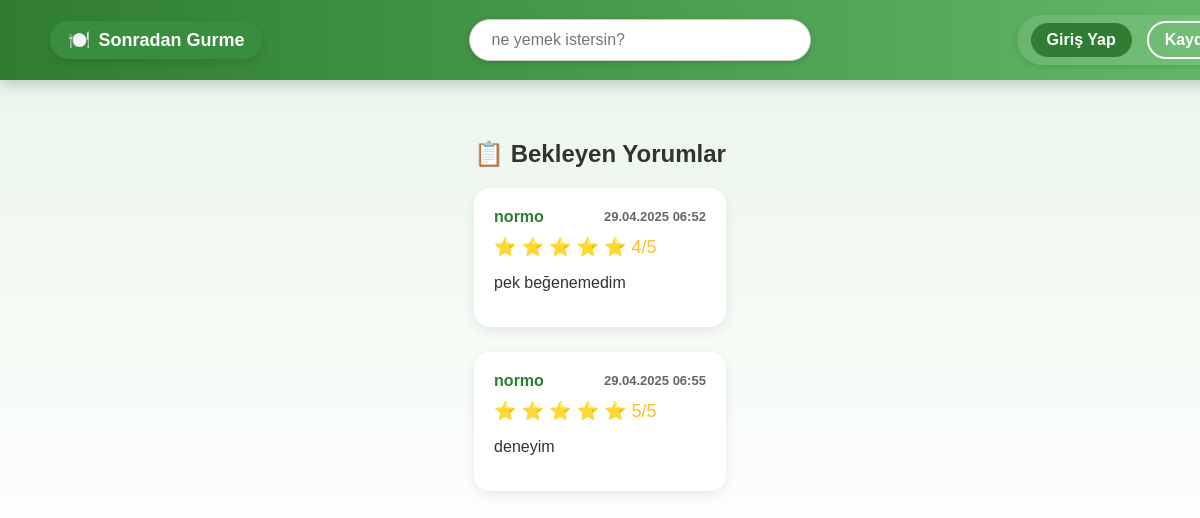
The page /sgapp/yorum-inceleme/ on the database its author committed.
### sgapp/models.py (models this page shows, shortened)
class Review(models.Model):
    RATING_CHOICES = [(i, str(i)) for i in range(1, 6)]
    user = models.ForeignKey(User, on_delete=models.CASCADE)
    restaurant_name = models.CharField(max_length=255)
    comment = models.TextField()
    rating = models.IntegerField(choices=RATING_CHOICES)
    created_at = models.DateTimeField(auto_now_add=True)
    status = models.CharField(max_length=20, choices=[
        ('pending', 'Bekliyor'),
        ('approved', 'Onaylandı'),
        ('rejected', 'Reddedildi')
    ], default='pending')

class User(AbstractUser):
    ROLE_CHOICES = (
        ('normal', 'Normal Kullanıcı'),
        ('gurme', 'Gurme'),
        ('moderator', 'Moderatör'),
    )
    role = models.CharField(max_length=10, choices=ROLE_CHOICES, default='normal')
    bio = models.TextField(blank=True)
    profile_picture = models.ImageField(upload_to='profiles/', null=True, blank=True)
    favorite_dish = models.CharField(max_length=100, blank=True, null=True)

### sgapp/views.py (the view)
# urls.py: path('yorum-inceleme/', views.yorum_inceleme_view, name='yorum_inceleme'),
def yorum_inceleme_view(request):
    yorumlar = Review.objects.filter(status='pending')
    return render(request, 'yorum_inceleme.html', {'yorumlar': yorumlar})

### templates/yorum_inceleme.html
{% extends "base.html" %}
{% block content %}
<div class="yorum-inceleme-container">
    <h2>📋 Bekleyen Yorumlar</h2>
    {% if yorumlar %}
        {% for yorum in yorumlar %}
            <div class="yorum-karti">
                <div class="yorum-header">
                    <strong>{{ yorum.user.username }}</strong>
                    <span class="yorum-tarih">{{ yorum.created_at|date:"d.m.Y H:i" }}</span>
                </div>
                <div class="yorum-puan">
                    {% for i in "12345"|slice:":yorum.rating"|make_list %}
                        ⭐
                    {% endfor %}
                    <span>{{ yorum.rating }}/5</span>
                </div>
                <p class="yorum-metin">{{ yorum.comment }}</p>
            </div>
        {% endfor %}
    {% else %}
        <p>Bekleyen yorum bulunamadı.</p>
    {% endif %}
</div>
{% endblock %}

### static/css/styles.css (style rules this page uses)
body { font-family: 'Poppins', sans-serif; background: linear-gradient(to bottom, #e8f5e9, #ffffff); color: #333; margin: 0; padding: 0; display: flex; flex-direction: column; align-items: center; }
.yorum-inceleme-container { max-width: 800px; margin: 100px auto 50px; padding: 20px; text-align: center; }
.yorum-karti { background-color: #ffffff; border-radius: 16px; box-shadow: 0 4px 12px rgba(0,0,0,0.08); padding: 20px; margin-bottom: 25px; text-align: left; }
.yorum-header { display: flex; justify-content: space-between; align-items: center; font-weight: bold; margin-bottom: 10px; color: #2e7d32; }
.yorum-tarih { font-size: 13px; color: #666; }
.yorum-puan { font-size: 18px; color: #fbc02d; margin-bottom: 10px; }
.yorum-metin { color: #333; margin-bottom: 15px; }

### rows shown on the page
Review: user.username "normo", created_at "29.04.2025 06:52", rating "4", comment "pek beğenemedim"
Review: user.username "normo", created_at "29.04.2025 06:55", rating "5", comment "deneyim"
